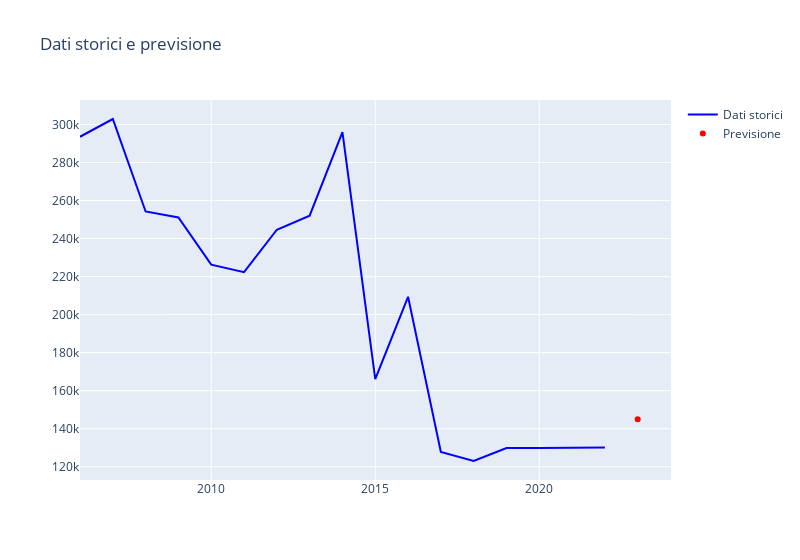

The cell this chart's notebook holds for it:
### Code cell
# Crea il grafico
data = [trace1, trace2]
layout = go.Layout(title='Dati storici e previsione',
                   width = 800)
fig = go.Figure(data=data, layout=layout,
            )

# Mostra il grafico
fig.show()

### Figure 1 — Plotly figure (JSON) as saved in the notebook; plotly's stock layout.template omitted (floating-point values rounded to 4 significant figures)
{"data": [{"marker": {"color": "blue"}, "mode": "lines", "name": "Dati storici", "type": "scatter", "x": [2006, 2007, 2008, 2009, 2010, 2011, 2012, 2013, 2014, 2015, 2016, 2017, 2018, 2019, 2020, 2021, 2022], "y": [293550, 302887, 254254, 251100, 226272, 222296, 244631, 252032, 295962, 166039, 209382, 127709, 123008, 129782, 129782, 129782, 130163]}, {"marker": {"color": "red"}, "mode": "markers", "name": "Previsione", "type": "scatter", "x": [2023], "y": [144900.0]}], "layout": {"title": {"text": "Dati storici e previsione"}, "width": 800}}
